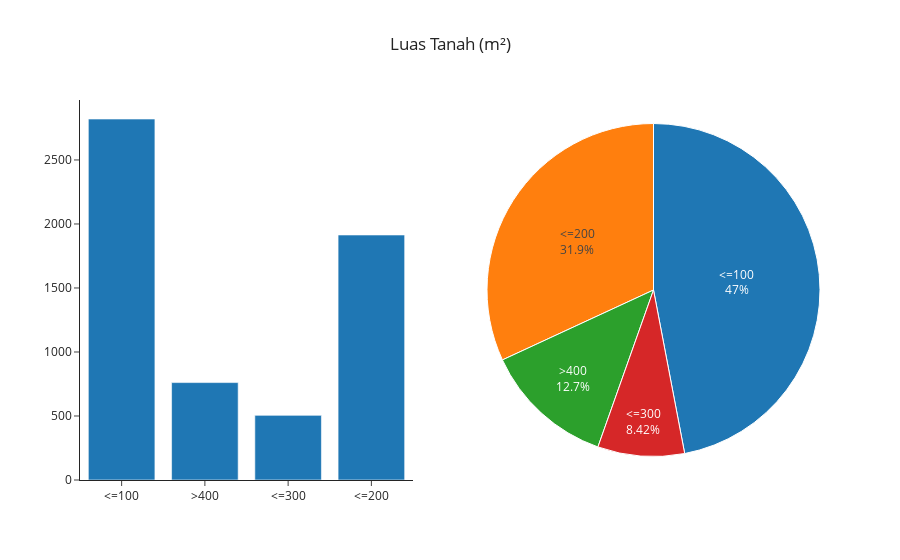

This figure's notebook cell:
### Code cell
fig = make_subplots(rows=1, cols=2, specs=[[{'type':'xy'}, {'type':'domain'}]])

fig.add_trace(go.Histogram(x = cp_df["tanah"],name="Luas Tanah"),row=1, col=1)
fig.add_trace(go.Pie(labels = cp_df["tanah"] ,name="Luas Tanah", textinfo='percent+label', textposition='inside', marker=dict(line=dict(color='white', width=1))),row=1, col=2)

fig.update_layout(showlegend=False, title="Luas Tanah (m²)", title_x=.5)

fig.show()

### Figure 1 — Plotly figure (JSON) as saved in the notebook; plotly's stock layout.template omitted (floating-point values rounded to 4 significant figures; data arrays with more than 128 entries replaced by an {"elided": "..."} marker saying what was removed)
{"data": [{"name": "Luas Tanah", "type": "histogram", "x": {"elided": "6000 str values"}, "xaxis": "x", "yaxis": "y"}, {"domain": {"x": [0.55, 1], "y": [0, 1]}, "labels": {"elided": "6000 str values"}, "marker": {"line": {"color": "white", "width": 1}}, "name": "Luas Tanah", "textinfo": "percent+label", "textposition": "inside", "type": "pie"}], "layout": {"showlegend": false, "title": {"text": "Luas Tanah (m²)", "x": 0.5}, "xaxis": {"anchor": "y", "domain": [0, 0.45]}, "yaxis": {"anchor": "x", "domain": [0, 1]}}}
